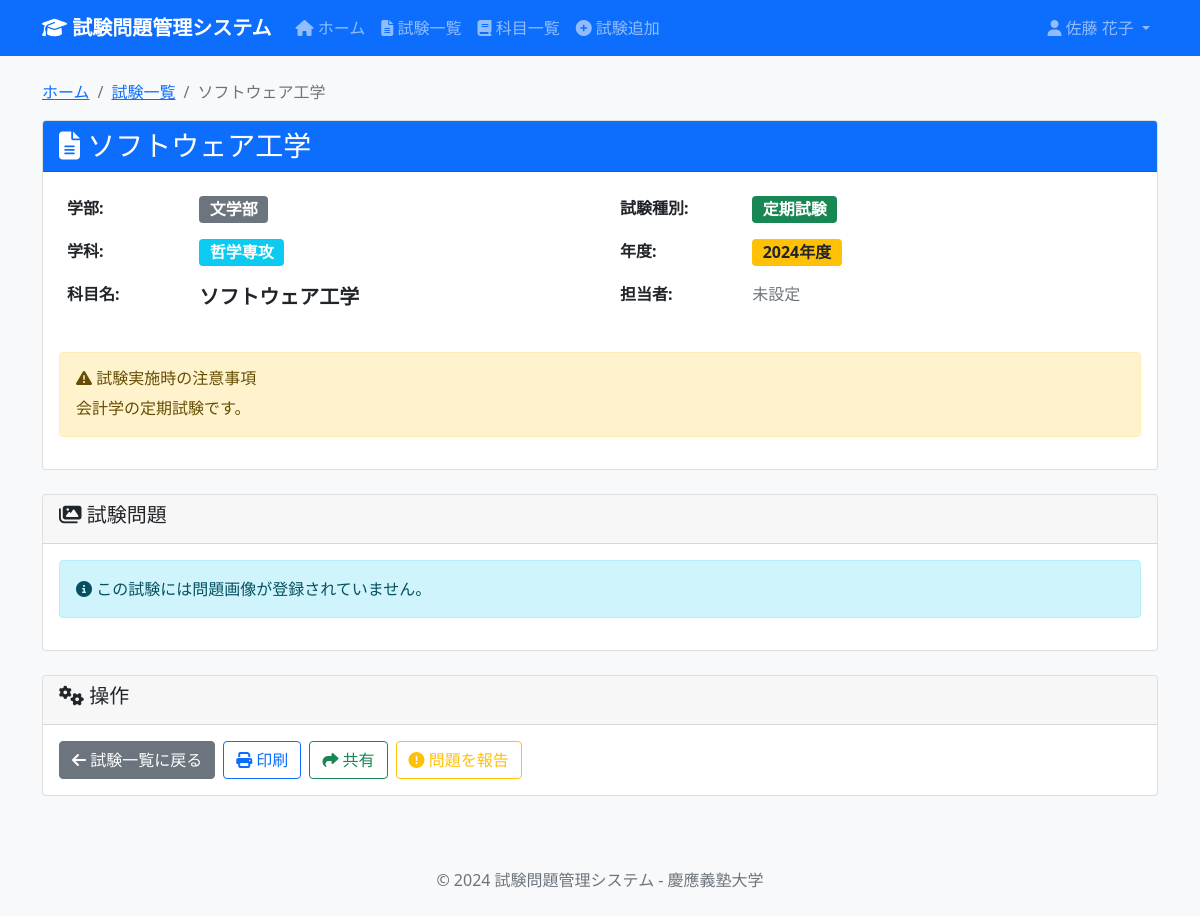
Screenshot of /exam/29 (signed in) with the database file from the repository.
### tables this page shows
CREATE TABLE Faculties (
    faculty_id INTEGER PRIMARY KEY AUTOINCREMENT,
    faculty_name TEXT NOT NULL UNIQUE,
    created_at DATETIME DEFAULT CURRENT_TIMESTAMP,
    updated_at DATETIME DEFAULT CURRENT_TIMESTAMP
);

CREATE TABLE ExamTypes (
    exam_type_id INTEGER PRIMARY KEY AUTOINCREMENT,
    exam_type_name TEXT NOT NULL UNIQUE,
    description TEXT,
    created_at DATETIME DEFAULT CURRENT_TIMESTAMP
);

CREATE TABLE Exams (
    exam_id INTEGER PRIMARY KEY AUTOINCREMENT,
    subject_id INTEGER NOT NULL,
    exam_type_id INTEGER NOT NULL,
    exam_year INTEGER NOT NULL,
    instructions TEXT,
    created_by INTEGER,
    created_at DATETIME DEFAULT CURRENT_TIMESTAMP,
    updated_at DATETIME DEFAULT CURRENT_TIMESTAMP,
    FOREIGN KEY (subject_id) REFERENCES Subjects(subject_id) ON DELETE CASCADE,
    FOREIGN KEY (exam_type_id) REFERENCES ExamTypes(exam_type_id) ON DELETE RESTRICT,
    FOREIGN KEY (created_by) REFERENCES Users(user_id) ON DELETE SET NULL,
    UNIQUE(subject_id, exam_type_id, exam_year)
);

### app.py (the view)
@app.route('/exam/<int:exam_id>')
@login_required
def exam_detail(exam_id: int) -> str:
    cur = get_db().cursor()
    exam = cur.execute('''
        SELECT * FROM ExamDetailView WHERE exam_id = ?
    ''', (exam_id,)).fetchone()
    if exam is None:
        flash('指定された試験が見つかりません', 'error')
        return redirect(url_for('exams'))
    questions = cur.execute('''
        SELECT question_id, picture FROM ExamQuestions WHERE exam_id = ?
    ''', (exam_id,)).fetchall()
    return render_template('exams/detail.html', exam=exam, questions=questions)

### app.py (called while the page is built)
def get_db() -> sqlite3.Connection:
    db = getattr(g, '_database', None)
    if db is None:
        db = g._database = sqlite3.connect(DATABASE)
        db.execute('PRAGMA foreign_keys = ON')
        db.row_factory = sqlite3.Row
    return db

@app.teardown_appcontext
def close_connection(exception: Optional[BaseException]) -> None:
    db = getattr(g, '_database', None)
    if db is not None:
        db.close()

def login_required(f):
    @wraps(f)
    def decorated_function(*args, **kwargs):
        if 'user_id' not in session:
            return redirect(url_for('login'))
        return f(*args, **kwargs)
    return decorated_function

### templates/exams/detail.html (shortened to what this page needs)
{% extends "base.html" %}
{% block content %}
<nav aria-label="breadcrumb">
    <ol class="breadcrumb">
        <li class="breadcrumb-item"><a href="{{ url_for('index') }}">ホーム</a></li>
        <li class="breadcrumb-item"><a href="{{ url_for('exams') }}">試験一覧</a></li>
        <li class="breadcrumb-item active">{{ exam[3] }}</li>
    </ol>
</nav>
<div class="row mb-4">
    <div class="col-12">
        <div class="card">
            <div class="card-header bg-primary text-white">
                <h3 class="card-title mb-0">
                    <i class="fas fa-file-alt"></i> {{ exam[3] }}
                </h3>
            </div>
            <div class="card-body">
                <div class="row">
                    <div class="col-md-6">
                        <table class="table table-borderless">
                            <tbody>
                                <tr>
                                    <th class="w-25">学部:</th>
                                    <td><span class="badge bg-secondary fs-6">{{ exam[1] }}</span></td>
                                </tr>
                                <tr>
                                    <th>学科:</th>
                                    <td><span class="badge bg-info fs-6">{{ exam[2] }}</span></td>
                                </tr>
                                <tr>
                                    <th>科目名:</th>
                                    <td><strong class="fs-5">{{ exam[3] }}</strong></td>
                                </tr>
                            </tbody>
                        </table>
                    </div>
                    <div class="col-md-6">
                        <table class="table table-borderless">
                            <tbody>
                                <tr>
                                    <th class="w-25">試験種別:</th>
                                    <td><span class="badge bg-success fs-6">{{ exam[4] }}</span></td>
                                </tr>
                                <tr>
                                    <th>年度:</th>
                                    <td><span class="badge bg-warning text-dark fs-6">{{ exam[5] }}年度</span></td>
                                </tr>
                                <tr>
                                    <th>担当者:</th>
                                    <td>
                                        {% if exam[7] %}
                                            <span class="text-primary">{{ exam[7] }}</span>
                                        {% else %}
                                            <span class="text-muted">未設定</span>
                                        {% endif %}
                                    </td>
                                </tr>
                            </tbody>
                        </table>
                    </div>
                </div>
                {% if exam[6] %}
                <div class="row mt-3">
                    <div class="col-12">
                        <div class="alert alert-warning">
                            <h6><i class="fas fa-exclamation-triangle"></i> 試験実施時の注意事項</h6>
                            <p class="mb-0">{{ exam[6] }}</p>
                        </div>
                    </div>
                </div>
                {% endif %}
            </div>
        </div>
    </div>
</div>
<div class="row mb-4">
    <div class="col-12">
        <div class="card">
            <div class="card-header">
                <h5><i class="fas fa-images"></i> 試験問題</h5>
            </div>
            <div class="card-body">
                {% if questions %}
                    <div class="row">
                        {% for question in questions %}
                        <div class="col-md-6 col-lg-4 mb-3">
                            <div class="card h-100">
                                <div class="card-header bg-light">
                                    <small class="text-muted">問題 {{ loop.index }}</small>
                                </div>
                                <div class="card-body text-center">
                                    {% if question.picture %}
                                        {% set image_path = url_for('static', filename='uploads/' + question.picture) %}
                                        <div class="mb-3">
                                            <img src="{{ image_path }}"
                                                 class="img-fluid rounded shadow-sm"
                                                 alt="試験問題画像"
                                                 style="max-height: 300px; cursor: pointer;"
                                                 onclick="openImageModal('{{ image_path }}', '{{ exam[3] }} - 問題{{ loop.index }}')">
                                        </div>
                                        <p class="small text-muted mb-2">{{ question.picture }}</p>
                                        <button class="btn btn-outline-primary btn-sm"
                                                onclick="openImageModal('{{ image_path }}', '{{ exam[3] }} - 問題{{ loop.index }}')">
                                            <i class="fas fa-expand"></i> 拡大表示
                                        </button>
                                    {% else %}
                                        <div class="text-center p-4">
                                            <i class="fas fa-file-image fa-3x text-muted mb-3"></i>
                                            <p class="text-muted">画像ファイルが設定されていません</p>
                                        </div>
                                    {% endif %}
                                </div>
                                <div class="card-footer">
                                    <small class="text-muted">問題ID: {{ question.question_id }}</small>
                                </div>
                            </div>
                        </div>
                        {% endfor %}
                    </div>
                {% else %}
                    <div class="alert alert-info">
                        <i class="fas fa-info-circle"></i>
                        この試験には問題画像が登録されていません。
                    </div>
                {% endif %}
            </div>
        </div>
    </div>
</div>
<div class="row">
    <div class="col-12">
        <div class="card">
            <div class="card-header">
                <h5><i class="fas fa-cogs"></i> 操作</h5>
            </div>
            <div class="card-body">
                <div class="d-flex flex-wrap gap-2">
                    <a href="{{ url_for('exams') }}" class="btn btn-secondary">
                        <i class="fas fa-arrow-left"></i> 試験一覧に戻る
                    </a>
                    <button class="btn btn-outline-primary" onclick="printPage()">
                        <i class="fas fa-print"></i> 印刷
                    </button>
                    <button class="btn btn-outline-success" onclick="shareExam()">
                        <i class="fas fa-share"></i> 共有
                    </button>
                    <button class="btn btn-outline-warning" onclick="reportIssue()">
                        <i class="fas fa-exclamation-circle"></i> 問題を報告
                    </button>
                </div>
            </div>
        </div>
    </div>
</div>
{% endblock %}

### templates/base.html (style rules this page uses)
body { background-color: #f8f9fa; }

### rows the page displays
Faculties: faculty_name "文学部"
ExamTypes: exam_type_name "定期試験"
Exams: exam_year "2024", instructions "会計学の定期試験です。"

### other values shown
{{ session.full_name }} "佐藤 花子"
{{ exam[3] }} "ソフトウェア工学"
{{ exam[2] }} "哲学専攻"
